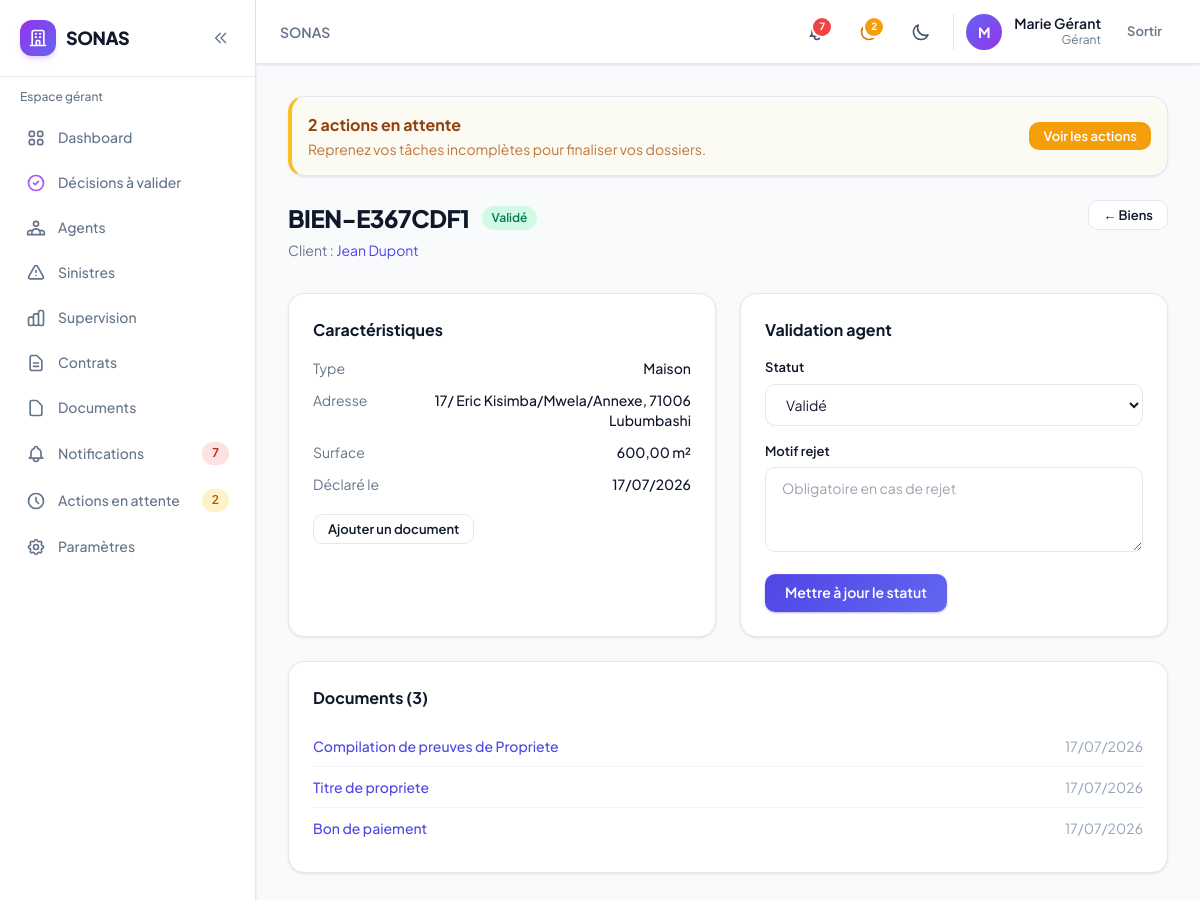
/sonas/biens/7/ (signed in), run on the app's committed database.
### accounts/models.py (models this page shows, shortened)
class User(AbstractUser):
    role = models.CharField(
        max_length=10,
        choices=UserRole.choices,
        default=UserRole.CLIENT,
        db_index=True,
    )
    phone = models.CharField(max_length=20, blank=True)
    theme_preference = models.CharField(
        max_length=10,
        choices=[('light', 'Clair'), ('dark', 'Sombre'), ('system', 'Système')],
        default='system',
    )
    created_at = models.DateTimeField(auto_now_add=True)
    updated_at = models.DateTimeField(auto_now=True)
    class Meta:
        verbose_name = 'Utilisateur'
        verbose_name_plural = 'Utilisateurs'
    @property
    def is_client(self):
        return self.role == UserRole.CLIENT
    @property
    def is_gerant(self):
        return self.role == UserRole.GERANT
    @property
    def is_admin_user(self):
        return self.role == UserRole.ADMIN
    @property
    def is_internal(self):
        return self.role in (UserRole.AGENT, UserRole.GERANT, UserRole.ADMIN)

### biens/models.py (models this page shows, shortened)
class Bien(models.Model):
    client = models.ForeignKey(Client, on_delete=models.CASCADE, related_name='biens')
    reference = models.CharField(max_length=50, unique=True)
    type_bien = models.CharField(max_length=20, choices=BienType.choices, default=BienType.APPARTEMENT)
    adresse = models.TextField()
    code_postal = models.CharField(max_length=10)
    ville = models.CharField(max_length=100)
    surface_m2 = models.DecimalField(max_digits=10, decimal_places=2, null=True, blank=True)
    valeur_estimee = models.DecimalField(
        max_digits=14,
        decimal_places=2,
        null=True,
        blank=True,
        help_text='Valeur estimée du bien en USD (utilisée pour la grille tarifaire).',
    )
    grille_tarifaire = models.ForeignKey(
        'contrats.GrilleTarifaire',
        on_delete=models.SET_NULL,
        null=True,
        blank=True,
        related_name='biens',
        verbose_name='Forfait d\'assurance',
    )
    description = models.TextField(blank=True)
    statut = models.CharField(max_length=15, choices=BienStatut.choices, default=BienStatut.EN_ATTENTE)
    motif_rejet = models.TextField(blank=True)
    created_at = models.DateTimeField(auto_now_add=True)
    updated_at = models.DateTimeField(auto_now=True)
    class Meta:
        verbose_name = 'Bien'
        verbose_name_plural = 'Biens'
        ordering = ['-created_at']

### clients/models.py (models this page shows, shortened)
class Client(models.Model):
    user = models.OneToOneField(
        settings.AUTH_USER_MODEL,
        on_delete=models.CASCADE,
        related_name='client_profile',
    )
    raison_sociale = models.CharField(max_length=200, blank=True)
    siret = models.CharField(max_length=14, blank=True)
    adresse = models.TextField(blank=True)
    code_postal = models.CharField(max_length=10, blank=True)
    ville = models.CharField(max_length=100, blank=True)
    is_active = models.BooleanField(default=True)
    notes_internes = models.TextField(blank=True, help_text='Visible uniquement en interne')
    created_at = models.DateTimeField(auto_now_add=True)
    updated_at = models.DateTimeField(auto_now=True)
    class Meta:
        verbose_name = 'Client'
        verbose_name_plural = 'Clients'
        ordering = ['-created_at']
    def __str__(self):
        name = self.raison_sociale or self.user.get_full_name() or self.user.username
        return name
    @property
    def display_name(self):
        return self.__str__()

### documents/models.py (models this page shows, shortened)
class Document(models.Model):
    sinistre = models.ForeignKey(
        Sinistre, on_delete=models.CASCADE, null=True, blank=True, related_name='documents'
    )
    bien = models.ForeignKey(
        Bien, on_delete=models.CASCADE, null=True, blank=True, related_name='documents'
    )
    contrat = models.ForeignKey(
        'contrats.Contrat',
        on_delete=models.CASCADE,
        null=True,
        blank=True,
        related_name='documents',
    )
    type_document = models.CharField(max_length=20, choices=DocumentType.choices, default=DocumentType.JUSTIFICATIF)
    titre = models.CharField(max_length=200)
    fichier = models.FileField(upload_to=document_upload_path)
    taille_octets = models.PositiveIntegerField(default=0)
    uploaded_by = models.ForeignKey(
        settings.AUTH_USER_MODEL,
        on_delete=models.SET_NULL,
        null=True,
        related_name='documents_uploades',
    )
    created_at = models.DateTimeField(auto_now_add=True)
    class Meta:
        verbose_name = 'Document'
        verbose_name_plural = 'Documents'
        ordering = ['-created_at']

### biens/views.py (the view)
# urls.py: path('<int:pk>/', views.bien_detail, name='detail'),
@internal_required
def bien_detail(request, pk):
    bien = get_object_or_404(Bien.objects.select_related('client', 'client__user'), pk=pk)
    validation_form = BienValidationForm(instance=bien)
    return render(request, 'biens/detail_internal.html', {
        'bien': bien,
        'validation_form': validation_form,
    })

### biens/forms.py (shortened to what this page needs)
class BienValidationForm(forms.ModelForm):
    class Meta:
        model = Bien
        fields = ('statut', 'motif_rejet')
        widgets = {
            'motif_rejet': forms.Textarea(attrs={'rows': 3, 'placeholder': 'Obligatoire en cas de rejet'}),
        }
    def __init__(self, *args, **kwargs):
        super().__init__(*args, **kwargs)
        apply_form_styles(self)

### core/forms.py (called while the page is built)
def apply_form_styles(form):
    for field in form.fields.values():
        widget = field.widget
        if isinstance(widget, INPUT_WIDGETS):
            cls = widget.attrs.get('class', '')
            if 'form-input' not in cls and 'sonas-input' not in cls:
                widget.attrs['class'] = f'{cls} sonas-input form-input'.strip()
        if isinstance(widget, forms.CheckboxInput):
            widget.attrs['class'] = 'rounded border-slate-300 text-indigo-600 focus:ring-indigo-500'
        if isinstance(widget, forms.RadioSelect):
            widget.attrs['class'] = 'space-y-2'

### notifications/services.py (called while the page is built)
def get_pending_actions_count(user):
    return ActionEnAttente.objects.filter(user=user, is_resolved=False).count()

def get_unread_count(user):
    return Notification.objects.filter(user=user, is_read=False).count()

def get_recent_notifications(user, limit=5):
    return Notification.objects.filter(user=user).order_by('-created_at')[:limit]

### templates/biens/detail_internal.html (shortened to what this page needs)
{% extends 'base.html' %}
{% block content %}
<div class="sonas-page-header flex flex-col sm:flex-row sm:items-start sm:justify-between gap-4 mb-8">
    <div>
        <div class="flex flex-wrap items-center gap-3 mb-1">
            <h1>{{ bien.reference }}</h1>
            <span class="sonas-badge sonas-badge-{% if bien.statut == 'VALIDE' %}green{% elif bien.statut == 'REJETE' %}red{% else %}yellow{% endif %}">
                {{ bien.get_statut_display }}
            </span>
        </div>
        <p>Client : <a href="{% url 'clients_internal:detail' bien.client.pk %}" class="text-indigo-600 hover:underline">{{ bien.client.display_name }}</a></p>
    </div>
    <a href="{% url 'biens:list' %}" class="sonas-btn sonas-btn-secondary sonas-btn-sm shrink-0">← Biens</a>
</div>
<div class="grid lg:grid-cols-2 gap-6">
    <div class="sonas-card p-6">
        <h2 class="font-bold mb-4">Caractéristiques</h2>
        <dl class="space-y-3 text-sm">
            <div class="flex justify-between gap-4"><dt class="text-slate-500">Type</dt><dd class="font-medium">{{ bien.get_type_bien_display }}</dd></div>
            <div class="flex justify-between gap-4"><dt class="text-slate-500">Adresse</dt><dd class="font-medium text-right">{{ bien.adresse }}, {{ bien.code_postal }} {{ bien.ville }}</dd></div>
            <div class="flex justify-between gap-4"><dt class="text-slate-500">Surface</dt><dd class="font-medium">{% if bien.surface_m2 %}{{ bien.surface_m2 }} m²{% else %}—{% endif %}</dd></div>
            <div class="flex justify-between gap-4"><dt class="text-slate-500">Déclaré le</dt><dd class="font-medium">{{ bien.created_at|date:"d/m/Y" }}</dd></div>
        </dl>
        <a href="{% url 'documents:upload' %}?bien={{ bien.pk }}" class="sonas-btn sonas-btn-secondary sonas-btn-sm mt-5">Ajouter un document</a>
    </div>
    <div class="sonas-card p-6">
        <h2 class="font-bold mb-4">Validation agent</h2>
        <form method="post" action="{% url 'biens:validate' bien.pk %}" class="space-y-4">
            {% for field in validation_form %}
            <div>
                <label class="sonas-label">{{ field.label }}</label>
                {{ field }}
            </div>
            {% endfor %}
            <button type="submit" class="sonas-btn sonas-btn-primary">Mettre à jour le statut</button>
        </form>
    </div>
</div>
{% if bien.documents.all %}
<div class="mt-6 sonas-card p-6">
    <h2 class="font-bold mb-4">Documents ({{ bien.documents.count }})</h2>
    <ul class="divide-y divide-slate-100 dark:divide-slate-700">
        {% for doc in bien.documents.all %}
        <li class="py-2.5 flex justify-between items-center text-sm gap-3">
            <a href="{{ doc.fichier.url }}" class="text-indigo-600 hover:underline font-medium" target="_blank">{{ doc.titre }}</a>
            <span class="text-slate-400">{{ doc.created_at|date:"d/m/Y" }}</span>
        </li>
        {% endfor %}
    </ul>
</div>
{% endif %}
{% endblock %}

### templates/partials/navbar.html (shortened to what this page needs)
<header class="sticky top-0 z-30 sonas-card border-0 border-b rounded-none px-3 sm:px-6 h-14 sm:h-16 flex items-center justify-between shrink-0 gap-2">
    <div class="flex items-center gap-2 sm:gap-4 min-w-0 flex-1">
        <h2 class="text-sm font-semibold text-slate-500 dark:text-slate-400 truncate hidden lg:block">
            {% block page_breadcrumb %}SONAS{% endblock %}
        </h2>
    </div>
    <div class="flex items-center gap-1 sm:gap-3 shrink-0">
        <a href="{% url url_notifications_list %}" class="relative p-2.5 rounded-xl hover:bg-slate-100 dark:hover:bg-slate-800 transition-colors" title="Notifications{% if unread_notifications_count %} ({{ unread_notifications_count }}){% endif %}">
            {% if unread_notifications_count %}
            <span class="absolute top-1.5 right-1.5 min-w-[1.125rem] h-[1.125rem] px-0.5 bg-red-500 rounded-full ring-2 ring-white dark:ring-slate-900 text-[10px] font-bold text-white flex items-center justify-center">{{ unread_notifications_count }}</span>
            {% endif %}
        </a>
        {% if pending_actions_count %}
        <a href="{% url url_pending_actions %}" class="relative p-2.5 rounded-xl hover:bg-slate-100 dark:hover:bg-slate-800 transition-colors" title="Actions en attente ({{ pending_actions_count }})">
            <span class="absolute top-1.5 right-1.5 min-w-[1.125rem] h-[1.125rem] px-0.5 bg-amber-500 rounded-full ring-2 ring-white dark:ring-slate-900 text-[10px] font-bold text-white flex items-center justify-center">{{ pending_actions_count }}</span>
        </a>
        {% endif %}
        <button @click="toggle()" class="p-2.5 rounded-xl hover:bg-slate-100 dark:hover:bg-slate-800 transition-colors" title="Thème">
            <svg x-show="!isDark" class="w-5 h-5 text-slate-600" fill="none" stroke="currentColor" viewBox="0 0 24 24"><path stroke-linecap="round" stroke-linejoin="round" stroke-width="2" d="M20.354 15.354A9 9 0 018.646 3.646 9.003 9.003 0 0012 21a9.003 9.003 0 008.354-5.646z"/></svg>
        </button>
        <div class="hidden sm:flex items-center gap-3 pl-3 border-l border-slate-200 dark:border-slate-700">
            <div class="w-9 h-9 rounded-full bg-gradient-to-br from-indigo-500 to-purple-600 flex items-center justify-center text-white text-sm font-bold">
                {{ user.first_name|first|default:user.username|first|upper }}
            </div>
            <div class="text-right hidden md:block">
                <p class="text-sm font-semibold leading-tight">{{ user.get_full_name|default:user.username }}</p>
                <p class="text-xs text-slate-500">{{ user.get_role_display }}</p>
            </div>
        </div>
        <form method="post" action="{% url 'accounts:logout' %}">
            <button type="submit" class="sonas-btn sonas-btn-ghost sonas-btn-sm">Sortir</button>
        </form>
    </div>
</header>

### static/css/sonas.css (style rules this page uses)
:root { --sonas-primary: #4f46e5; --sonas-primary-hover: #4338ca; --sonas-primary-light: #eef2ff; --sonas-danger: #ef4444; --sonas-warning: #f59e0b; --sonas-success: #10b981; --sonas-surface: #ffffff; --sonas-surface-2: #f8fafc; --sonas-border: #e2e8f0; --sonas-text: #0f172a; --sonas-muted: #64748b; --sonas-radius: 0.75rem; --sonas-radius-lg: 1rem; --sonas-shadow: 0 1px 3px rgb(15 23 42 / 0.06), 0 1px 2px rgb(15 23 42 / 0.04); --sonas-shadow-md: 0 4px 6px -1px rgb(15 23 42 / 0.07), 0 2px 4px -2px rgb(15 23 42 / 0.05); --sonas-shadow-lg: 0 20px 40px -12px rgb(15 23 42 / 0.12); }
body { font-family: 'Plus Jakarta Sans', system-ui, sans-serif; -webkit-font-smoothing: antialiased; }
.sonas-btn { display: inline-flex; align-items: center; justify-content: center; gap: 0.5rem; padding: 0.625rem 1.25rem; font-size: 0.875rem; font-weight: 600; border-radius: 0.625rem; transition: all 0.2s ease; cursor: pointer; border: none; text-decoration: none; line-height: 1.25; }
.sonas-btn-primary { background: linear-gradient(135deg, #4f46e5 0%, #6366f1 100%); color: white; box-shadow: 0 1px 2px rgb(79 70 229 / 0.4), inset 0 1px 0 rgb(255 255 255 / 0.1); }
.sonas-btn-secondary { background: var(--sonas-surface); color: var(--sonas-text); border: 1px solid var(--sonas-border); }
.sonas-btn-ghost { background: transparent; color: var(--sonas-muted); }
.sonas-btn-sm { padding: 0.375rem 0.875rem; font-size: 0.8125rem; }
.sonas-card { background: var(--sonas-surface); border: 1px solid var(--sonas-border); border-radius: var(--sonas-radius-lg); box-shadow: var(--sonas-shadow); transition: box-shadow 0.2s, border-color 0.2s, transform 0.2s; }
.sonas-badge { display: inline-flex; align-items: center; padding: 0.2rem 0.625rem; font-size: 0.75rem; font-weight: 600; border-radius: 9999px; line-height: 1.4; }
.sonas-badge-green { background: #d1fae5; color: #047857; }
.sonas-input, .form-input { width: 100%; padding: 0.625rem 1rem; font-size: 0.875rem; background: var(--sonas-surface); border: 1px solid var(--sonas-border); border-radius: 0.625rem; color: var(--sonas-text); transition: border-color 0.15s, box-shadow 0.15s; }
.sonas-label { display: block; font-size: 0.8125rem; font-weight: 600; color: var(--sonas-text); margin-bottom: 0.375rem; }
.sonas-page-header h1 { font-size: 1.5rem; font-weight: 800; letter-spacing: -0.02em; color: var(--sonas-text); }
.sonas-page-header p { font-size: 0.875rem; color: var(--sonas-muted); margin-top: 0.25rem; }

### data on the page
User: first_name|first "M", get_full_name "Marie Gérant", role "Gérant"
Bien: reference "BIEN-E367CDF1", statut "Validé", client.display_name "Jean Dupont", type_bien "Maison", adresse "17/ Eric Kisimba/Mwela/Annexe", code_postal "71006", ville "Lubumbashi", surface_m2 "600,00", created_at "17/07/2026", validation_form "Validé", documents.count "3"
Document: titre "Compilation de preuves de Propriete", created_at "17/07/2026"
Document: titre "Titre de propriete", created_at "17/07/2026"
Document: titre "Bon de paiement", created_at "17/07/2026"

### other printed values
{{ unread_notifications_count }} "7"
{{ pending_actions_count }} "2"
{{ field.label }} "Statut" "Motif rejet"
